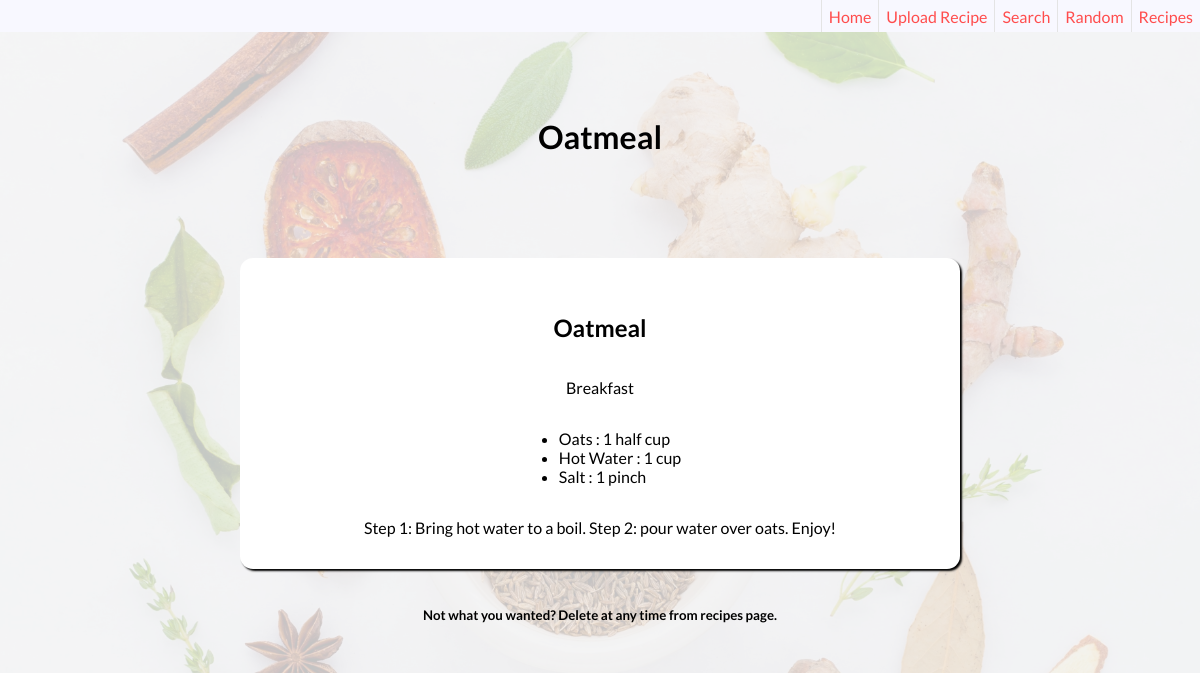
The page /1/show on the database its author committed.
### tables this page shows
CREATE TABLE recipes (
    id INTEGER PRIMARY KEY AUTOINCREMENT,
    title TEXT NOT NULL,
    img TEXT,
    type INTEGER NOT NULL,
    instructions TEXT NOT NULL
);

CREATE TABLE ingredients (
    id INTEGER PRIMARY KEY AUTOINCREMENT,
    recipe_id INTEGER NOT NULL,
    description TEXT NOT NULL,
    quantity INTEGER NOT NULL,
    unit TEXT NOT NULL,
    FOREIGN KEY (recipe_id) REFERENCES recipes (id)
);

### app.py (the view)
@app.route('/<int:id>/show')
def show(id):
    conn = get_db_conn()
    recipe = conn.execute('SELECT title, img, type, instructions FROM recipes WHERE id = ?', (id,)).fetchone()
    ingredients = conn.execute('SELECT * FROM ingredients i WHERE i.recipe_id = ?', (id,)).fetchall()
    conn.close()
    return render_template('show.html', recipe=recipe, ingredients=ingredients)

### app.py (called while the page is built)
def get_db_conn():
    conn = sqlite3.connect('database.db')
    conn.row_factory = sqlite3.Row
    return conn

### templates/show.html (shortened to what this page needs)
{% extends 'base.html' %}
{% block content %}
<div class="upload-background">
<div class="recipe-container">
<h1>{{recipe['title']}}</h1>
  <div class="recipe">
    <h2>{{recipe['title']}}</h2>
    {% if recipe['type'] == 0 %}
    <p>Breakfast</p>
    {% elif recipe['type'] == 1%}
    <p>Lunch</p>
    {% elif recipe['type'] == 2%}
    <p>Dinner</p>
    {% else %}
    <p>Misc.</p>
    {% endif %}
    <ul>
        {% for item in ingredients %}
        <li>
            <span>{{item['description']}}</span>
            <span>:</span>
            <span>{{item['quantity']}}</span>
            <span>{{item['unit']}}</span>
        </li>
        {% endfor %}
    </ul>
    <p>{{recipe['instructions']}}</p>
  </div>
</div>
<div class="blurb">
  <h5>Not what you wanted? Delete at any time from recipes page.</h5>
</div>
</div>
{% endblock %}

### static/style.css (style rules this page uses)
body { width: 100%; font-family: 'Lato', sans-serif; margin: 0; background-color: whitesmoke; overflow-y: visible; overflow-x: hidden; }
.upload-background { min-height: 100%; width: 100%; }
.upload-background::before { content: ""; display: block; position: absolute; min-height: 100%; width: 100%; background: url("./assets/pexels-pixabay-256318.jpg"); background-size: cover; background-position: center; opacity: .2; z-index: -1; }
.blurb { display: flex; justify-content: center; padding: 0; }
.recipe-container { padding-top: 4rem; display: flex; flex-direction: column; align-items: center; align-content: center; justify-content: top; margin-bottom: 1rem; }
.recipe { width: 60vw; max-width: 50rem; display: flex; flex-direction: column; align-items: center; align-content: center; justify-content: center; margin-top: 5rem; padding: 1rem 0 1rem 0; background-color: white; box-shadow: 2px 2px 2px black; border-radius: 13px; }
.recipe p { max-width: 50rem; padding: 0px 1rem 0px 1rem; }

### rows shown on the page
recipes: title "Oatmeal", instructions "Step 1: Bring hot water to a boil. Step 2: pour water over oats. Enjoy!"
ingredients: description "Oats", quantity "1", unit "half cup"
ingredients: description "Hot Water", quantity "1", unit "cup"
ingredients: description "Salt", quantity "1", unit "pinch"
